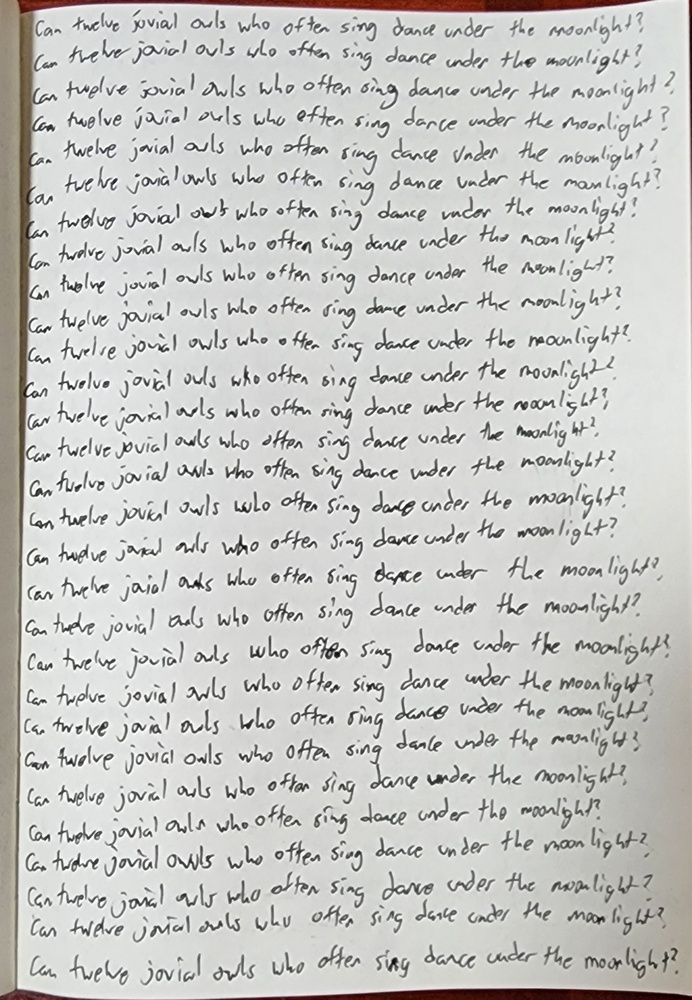
#> input picture images/sentence-owl.jpg, 692 x 1000 px, shrunk from 1467 x 2119 before the run, found by its file name
$ python sentencePreprocessing.py
#> lines starting #> are read from the running program, lines starting #| are printed output that depends on the picture; after the words box and inside, x2 and y2 are one past the last pixel; in counts of white or black regions, pixels touching at a corner belong together
import cv2
import os
import numpy as np

def preprocess_image(image_path, output_path):
#> called with image_path = './images/sentence-owl.jpg'
    image = cv2.imread(image_path)
#> image is the input picture: shape (1000, 692, 3); mean B, G, R 196.4, 199.2, 199.3

    gray_image = cv2.cvtColor(image, cv2.COLOR_BGR2GRAY)

    blurred_image = cv2.GaussianBlur(gray_image, (5, 5), 0)
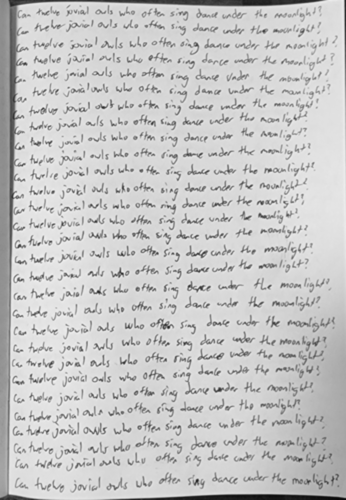
#> blurred_image: shape (1000, 692) (shown at 1/2 size); min 8, max 250, mean 198.9

    binary_image = cv2.adaptiveThreshold(blurred_image, 255, cv2.ADAPTIVE_THRESH_GAUSSIAN_C,
                                         cv2.THRESH_BINARY_INV, 15, 4)
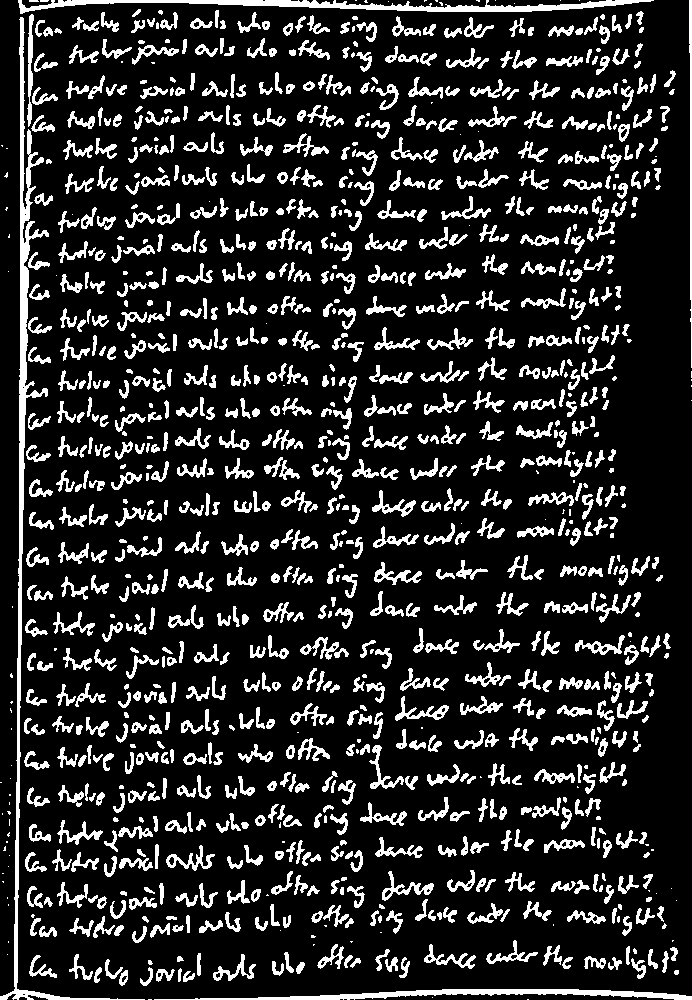
#> binary_image: shape (1000, 692); 16.2% white; 1130 white regions (158 under 20 px), largest, box (x1, y1, x2, y2) and area: (0, 17, 145, 1000) 5753, (18, 0, 654, 14) 3232, (154, 989, 692, 1000) 2377

    kernel = np.ones((3, 3), np.uint8)
    binary_image = cv2.morphologyEx(binary_image, cv2.MORPH_CLOSE, kernel, iterations=1)
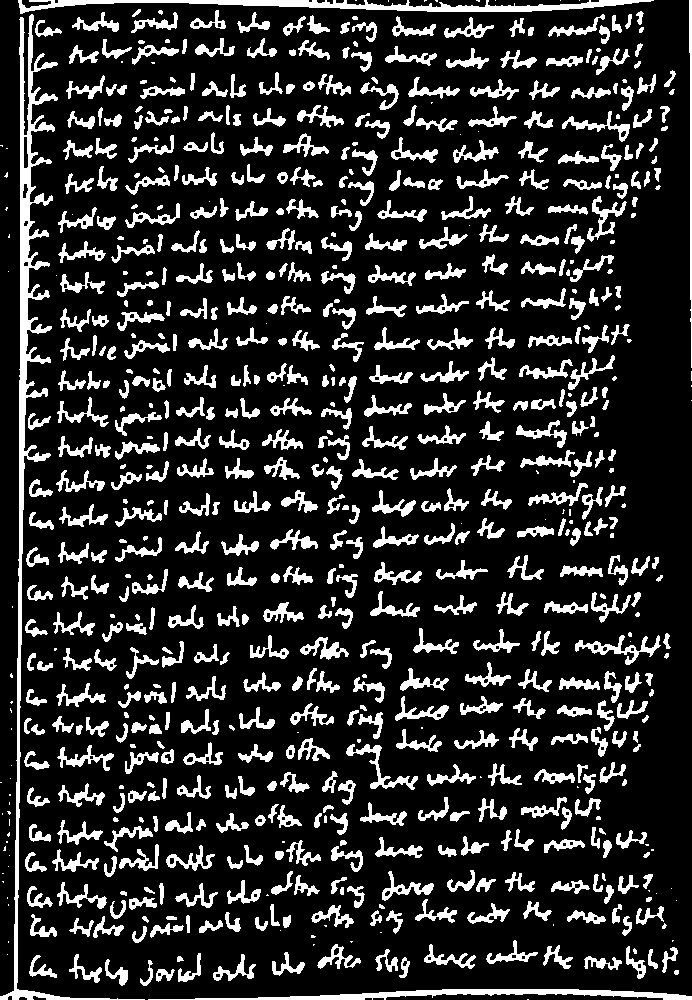
#> binary_image: shape (1000, 692); 17.4% white; 742 white regions (115 under 20 px), largest, box (x1, y1, x2, y2) and area: (0, 14, 145, 1000) 7906, (18, 0, 654, 14) 3390, (148, 989, 692, 1000) 2440
    binary_image = cv2.morphologyEx(binary_image, cv2.MORPH_OPEN, kernel, iterations=1)
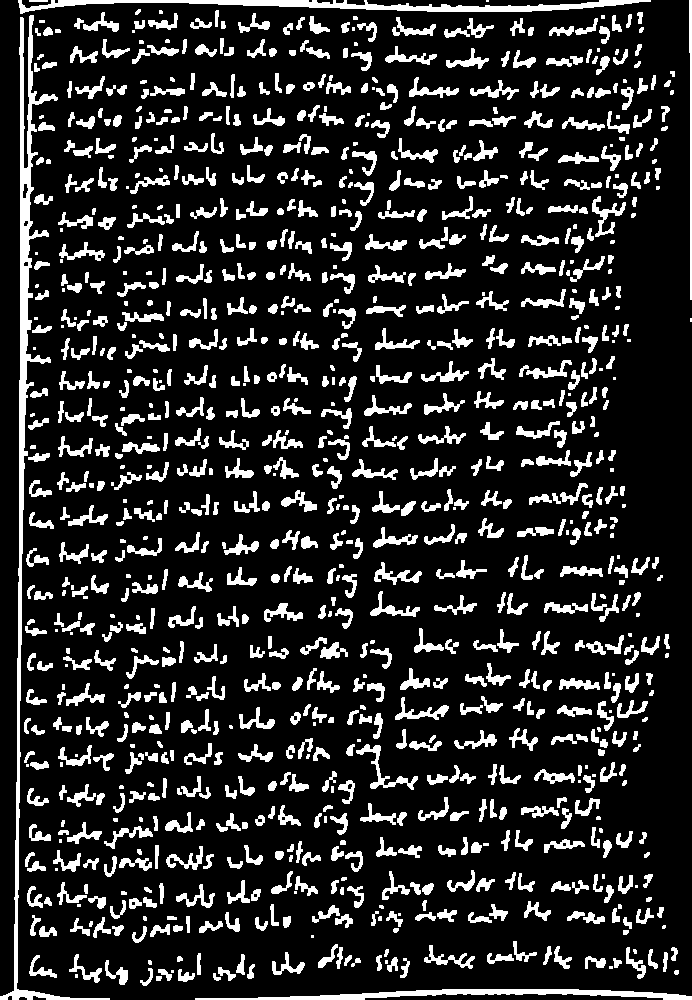
#> binary_image: shape (1000, 692); 16.2% white; 1056 white regions (145 under 20 px), largest, box (x1, y1, x2, y2) and area: (0, 15, 110, 1000) 6641, (18, 0, 651, 14) 3292, (195, 989, 692, 1000) 2377

    cv2.imwrite(output_path, binary_image)
    print(f"Processed image saved to {output_path}")

    return binary_image

image_path = './images/sentence-owl.jpg'
processed_image_path = './processed/processed_sentences/sentence-owl.jpg'
os.makedirs(os.path.dirname(processed_image_path), exist_ok=True)

binary_image = preprocess_image(image_path, processed_image_path)

$ run again, with images/characters-4-!.jpg copied over images/sentence-owl.jpg
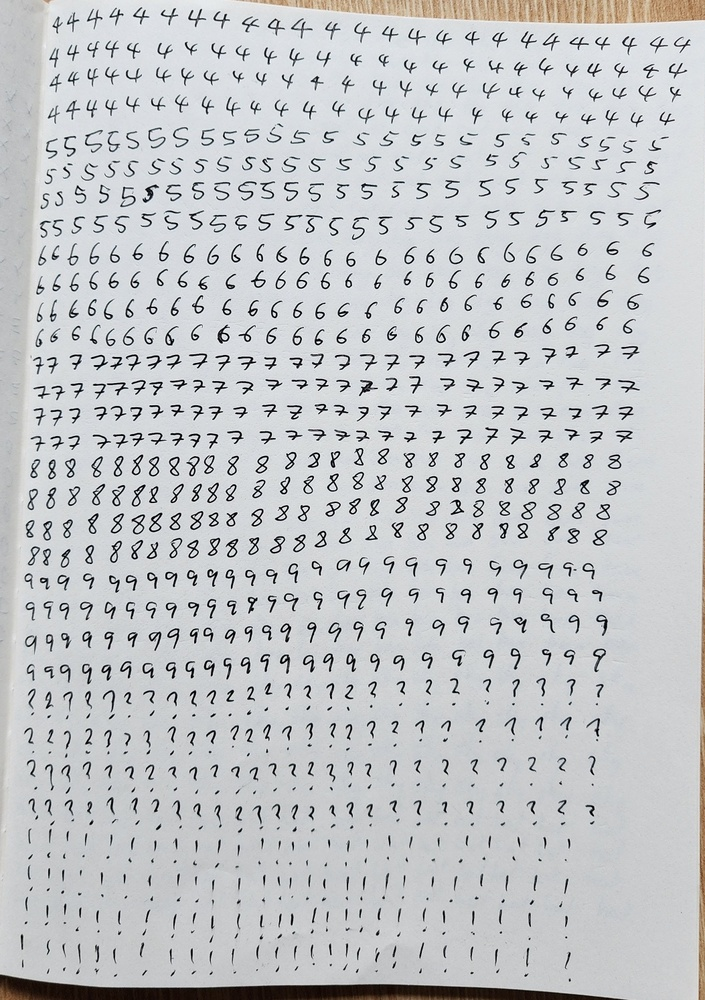
#> input picture images/characters-4-!.jpg, 705 x 1000 px, shrunk from 1053 x 1493 before the run, found by its file name
#> in preprocess_image, image is the input picture: shape (1000, 705, 3); mean B, G, R 199.5, 197.3, 195.1
#> in preprocess_image, `binary_image = cv2.adaptiveThreshold(blurred_image, 255, cv2.ADAPTIVE_..`:
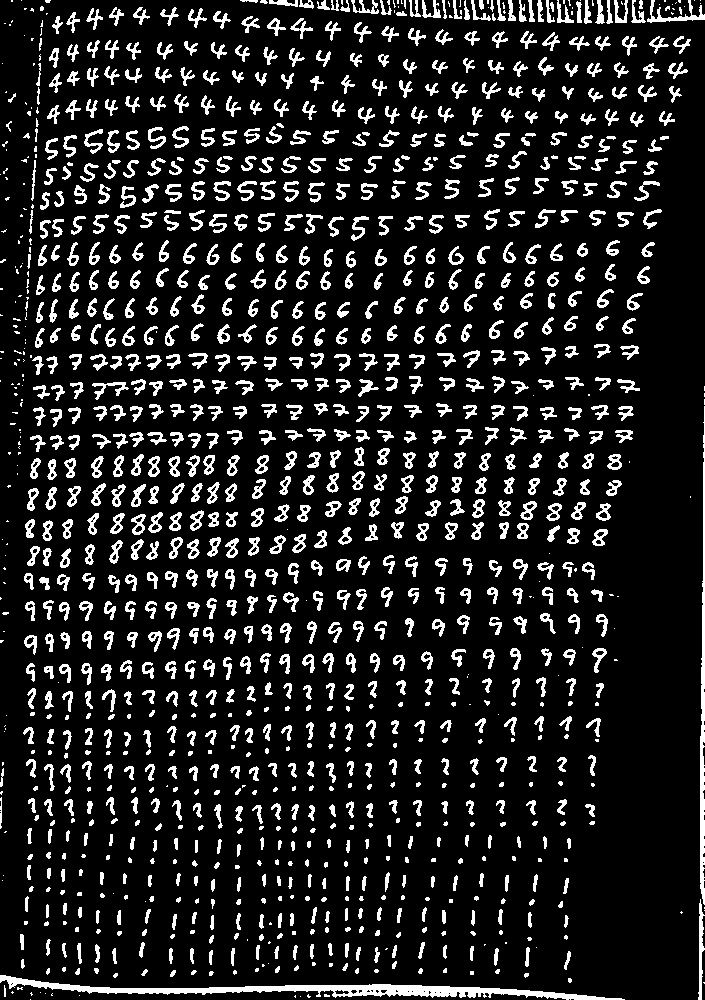
#> binary_image: shape (1000, 705); 13.3% white; 1301 white regions (314 under 20 px), largest, box (x1, y1, x2, y2) and area: (0, 975, 625, 1000) 4137, (700, 406, 705, 905) 1538, (647, 0, 705, 23) 390
#> in preprocess_image, `binary_image = cv2.morphologyEx(binary_image, cv2.MORPH_OPEN, kernel, ..`:
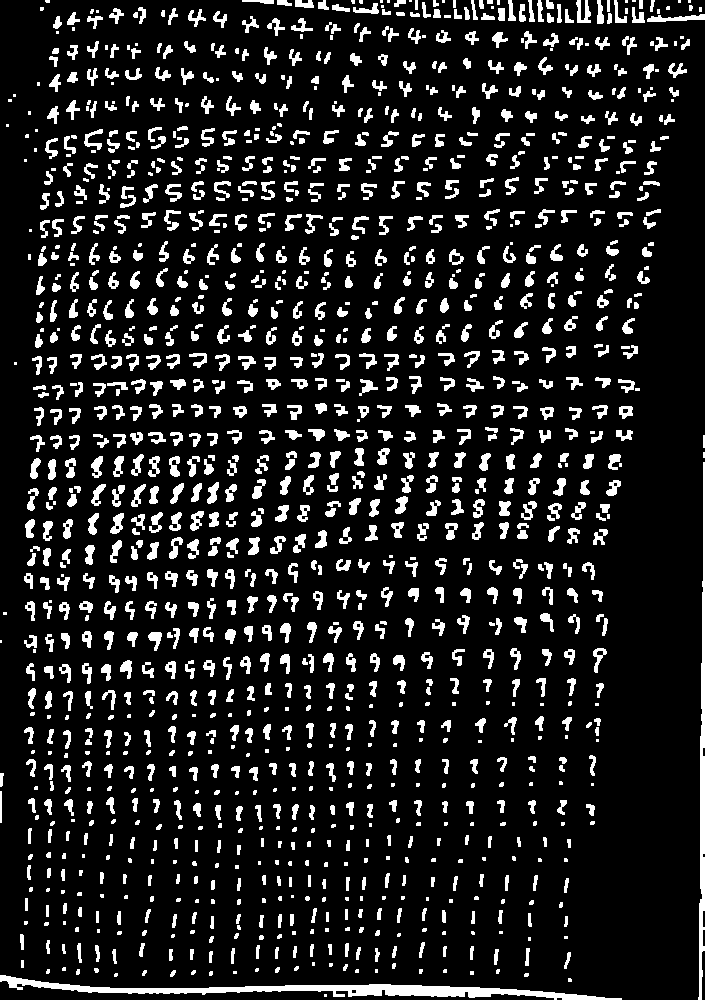
#> binary_image: shape (1000, 705); 12.7% white; 1397 white regions (299 under 20 px), largest, box (x1, y1, x2, y2) and area: (0, 975, 622, 1000) 4217, (698, 462, 705, 1000) 1942, (647, 14, 705, 22) 267

$ run again, with images/characters-4-9.jpg copied over images/sentence-owl.jpg
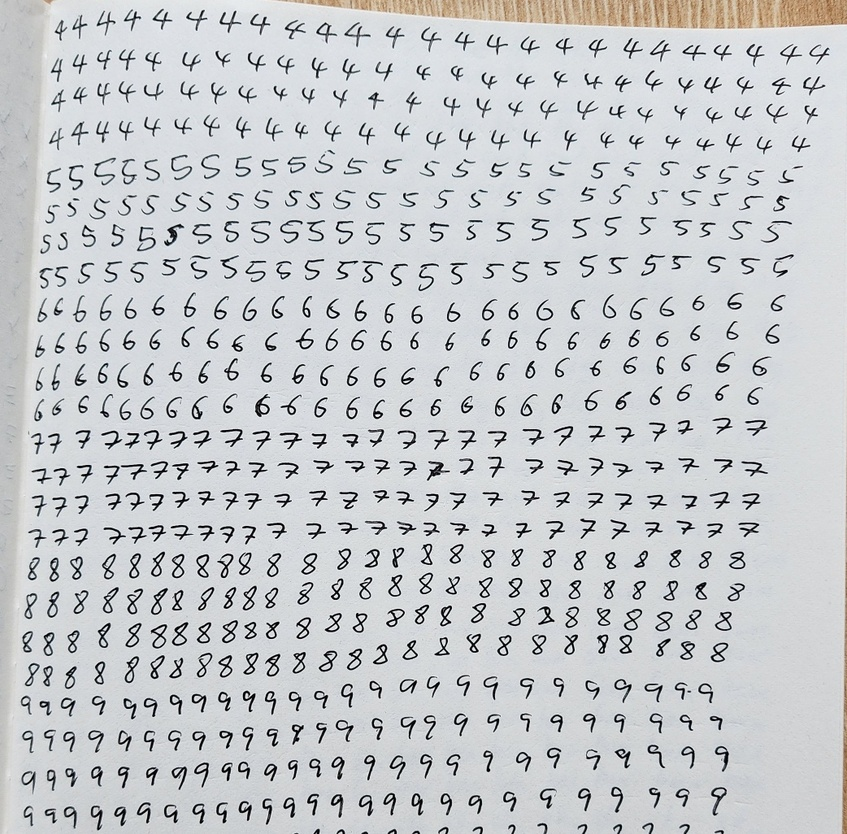
#> input picture images/characters-4-9.jpg, 847 x 834 px, shrunk from 1042 x 1026 before the run, found by its file name
#> in preprocess_image, image is the input picture: shape (834, 847, 3); mean B, G, R 203.7, 201, 198.3
#> in preprocess_image, `binary_image = cv2.adaptiveThreshold(blurred_image, 255, cv2.ADAPTIVE_..`:
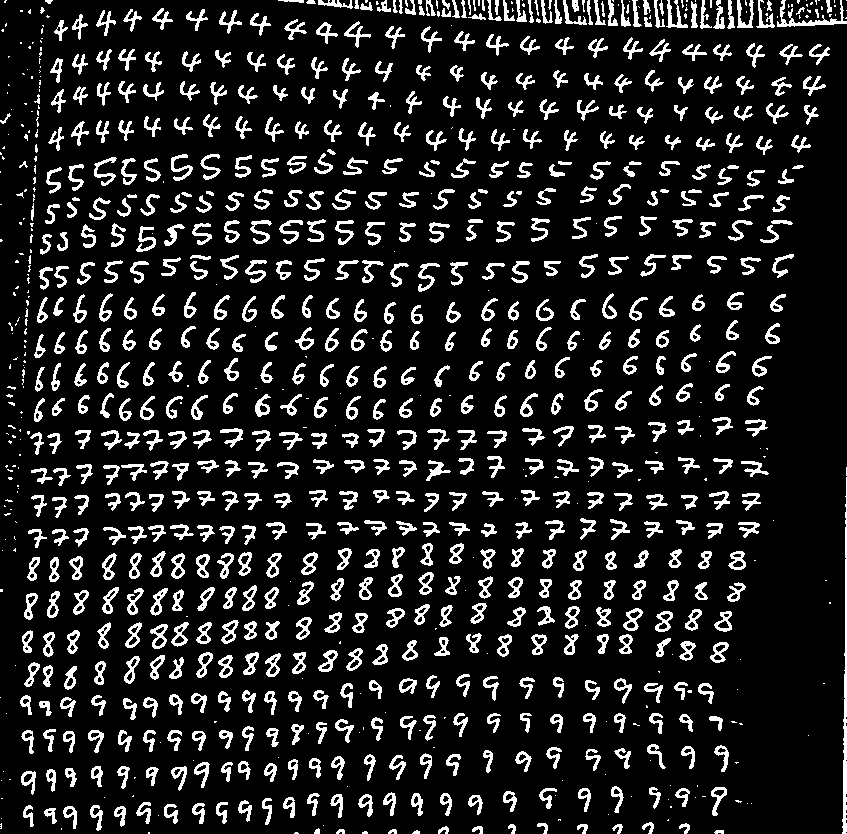
#> binary_image: shape (834, 847); 13.3% white; 993 white regions (283 under 20 px), largest, box (x1, y1, x2, y2) and area: (842, 477, 847, 834) 913, (777, 0, 847, 27) 465, (666, 0, 688, 28) 226
#> in preprocess_image, `binary_image = cv2.morphologyEx(binary_image, cv2.MORPH_OPEN, kernel, ..`:
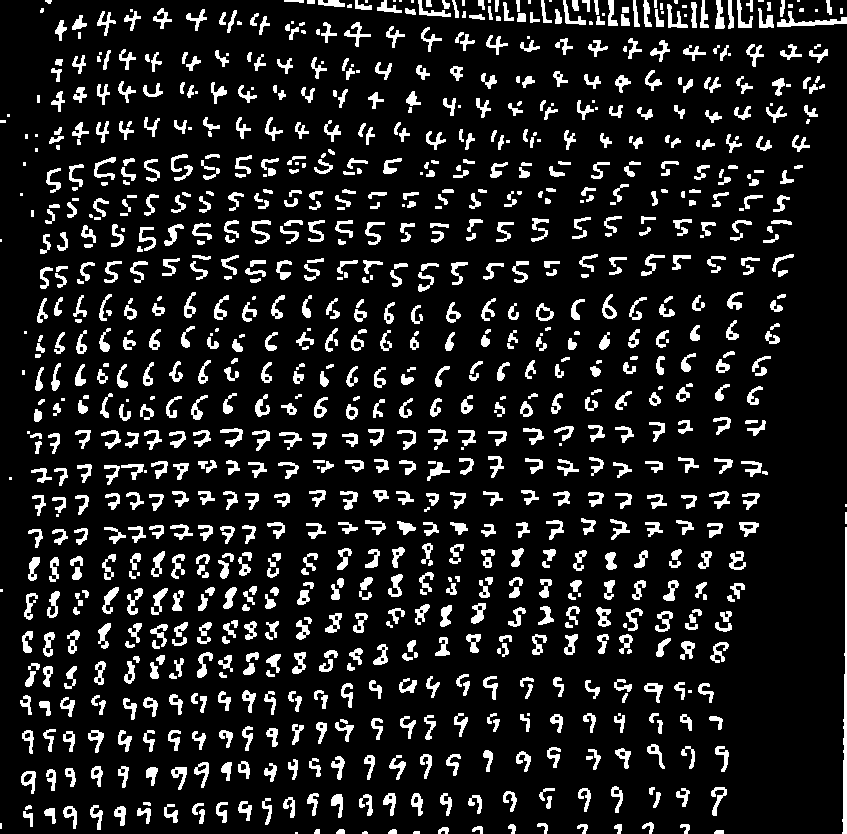
#> binary_image: shape (834, 847); 12.6% white; 1035 white regions (112 under 20 px), largest, box (x1, y1, x2, y2) and area: (842, 527, 847, 834) 872, (777, 11, 847, 27) 384, (251, 220, 271, 244) 198
